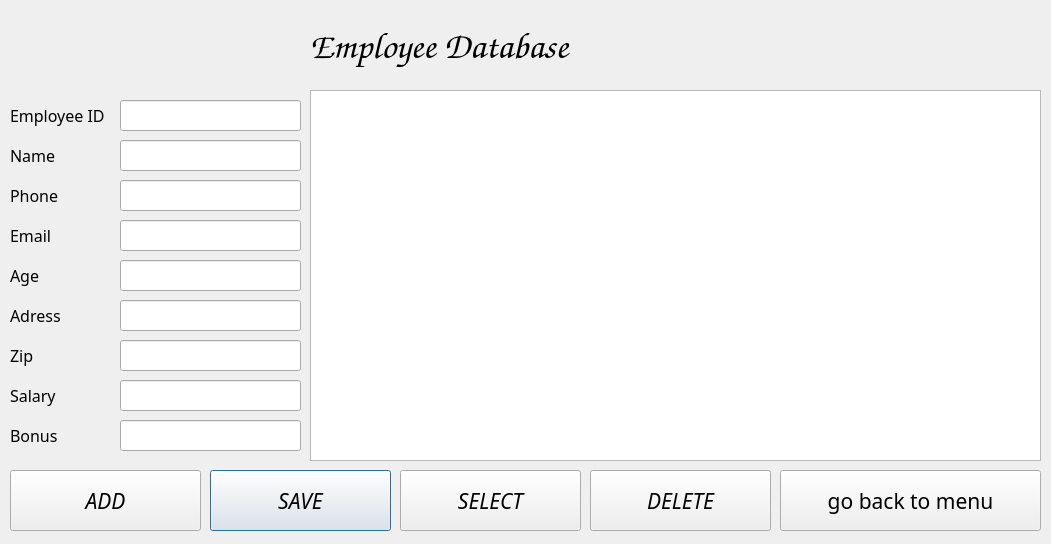
<?xml version="1.0" encoding="UTF-8"?>
<ui version="4.0">
 <class>Dialog</class>
 <widget class="QDialog" name="Dialog">
  <property name="geometry">
   <rect>
    <x>0</x>
    <y>0</y>
    <width>1051</width>
    <height>544</height>
   </rect>
  </property>
  <property name="windowTitle">
   <string>Dialog</string>
  </property>
  <widget class="QPushButton" name="btn_save">
   <property name="geometry">
    <rect>
     <x>210</x>
     <y>470</y>
     <width>181</width>
     <height>61</height>
    </rect>
   </property>
   <property name="font">
    <font>
     <family>Pirate</family>
     <pointsize>16</pointsize>
     <italic>true</italic>
    </font>
   </property>
   <property name="text">
    <string>SAVE</string>
   </property>
  </widget>
  <widget class="QListWidget" name="lw_book">
   <property name="geometry">
    <rect>
     <x>310</x>
     <y>90</y>
     <width>731</width>
     <height>371</height>
    </rect>
   </property>
  </widget>
  <widget class="QPushButton" name="btn_select">
   <property name="geometry">
    <rect>
     <x>400</x>
     <y>470</y>
     <width>181</width>
     <height>61</height>
    </rect>
   </property>
   <property name="font">
    <font>
     <family>Pirate</family>
     <pointsize>16</pointsize>
     <italic>true</italic>
    </font>
   </property>
   <property name="text">
    <string>SELECT</string>
   </property>
  </widget>
  <widget class="QPushButton" name="btn_close">
   <property name="geometry">
    <rect>
     <x>780</x>
     <y>470</y>
     <width>261</width>
     <height>61</height>
    </rect>
   </property>
   <property name="font">
    <font>
     <family>Pirate</family>
     <pointsize>16</pointsize>
    </font>
   </property>
   <property name="text">
    <string>go back to menu</string>
   </property>
  </widget>
  <widget class="QPushButton" name="btn_delete">
   <property name="geometry">
    <rect>
     <x>590</x>
     <y>470</y>
     <width>181</width>
     <height>61</height>
    </rect>
   </property>
   <property name="font">
    <font>
     <family>Pirate</family>
     <pointsize>16</pointsize>
     <italic>true</italic>
    </font>
   </property>
   <property name="text">
    <string>DELETE</string>
   </property>
  </widget>
  <widget class="QPushButton" name="btn_add">
   <property name="geometry">
    <rect>
     <x>10</x>
     <y>470</y>
     <width>191</width>
     <height>61</height>
    </rect>
   </property>
   <property name="font">
    <font>
     <family>Pirate</family>
     <pointsize>16</pointsize>
     <italic>true</italic>
    </font>
   </property>
   <property name="text">
    <string>ADD</string>
   </property>
  </widget>
  <widget class="QLabel" name="label_5">
   <property name="geometry">
    <rect>
     <x>310</x>
     <y>10</y>
     <width>441</width>
     <height>71</height>
    </rect>
   </property>
   <property name="font">
    <font>
     <family>Comic Sans MS</family>
     <pointsize>28</pointsize>
     <weight>75</weight>
     <bold>true</bold>
    </font>
   </property>
   <property name="text">
    <string>Employee Database</string>
   </property>
  </widget>
  <widget class="QLabel" name="lbl_phone">
   <property name="geometry">
    <rect>
     <x>10</x>
     <y>180</y>
     <width>81</width>
     <height>31</height>
    </rect>
   </property>
   <property name="font">
    <font>
     <family>Stephen</family>
     <pointsize>12</pointsize>
    </font>
   </property>
   <property name="text">
    <string>Phone</string>
   </property>
  </widget>
  <widget class="QLineEdit" name="lne_bookingid">
   <property name="geometry">
    <rect>
     <x>120</x>
     <y>100</y>
     <width>181</width>
     <height>31</height>
    </rect>
   </property>
   <property name="readOnly">
    <bool>true</bool>
   </property>
  </widget>
  <widget class="QLabel" name="lbl_date">
   <property name="geometry">
    <rect>
     <x>10</x>
     <y>340</y>
     <width>81</width>
     <height>31</height>
    </rect>
   </property>
   <property name="font">
    <font>
     <family>Stephen</family>
     <pointsize>12</pointsize>
    </font>
   </property>
   <property name="text">
    <string>Zip</string>
   </property>
  </widget>
  <widget class="QLineEdit" name="lne_phone">
   <property name="geometry">
    <rect>
     <x>120</x>
     <y>180</y>
     <width>181</width>
     <height>31</height>
    </rect>
   </property>
  </widget>
  <widget class="QLabel" name="lbl_airline">
   <property name="geometry">
    <rect>
     <x>10</x>
     <y>300</y>
     <width>81</width>
     <height>31</height>
    </rect>
   </property>
   <property name="font">
    <font>
     <family>Stephen</family>
     <pointsize>12</pointsize>
    </font>
   </property>
   <property name="text">
    <string>Adress</string>
   </property>
  </widget>
  <widget class="QLabel" name="lbl_name">
   <property name="geometry">
    <rect>
     <x>10</x>
     <y>140</y>
     <width>81</width>
     <height>31</height>
    </rect>
   </property>
   <property name="font">
    <font>
     <family>Stephen</family>
     <pointsize>12</pointsize>
    </font>
   </property>
   <property name="text">
    <string>Name</string>
   </property>
  </widget>
  <widget class="QLineEdit" name="lne_name">
   <property name="geometry">
    <rect>
     <x>120</x>
     <y>140</y>
     <width>181</width>
     <height>31</height>
    </rect>
   </property>
  </widget>
  <widget class="QLabel" name="lbl_to">
   <property name="geometry">
    <rect>
     <x>10</x>
     <y>260</y>
     <width>81</width>
     <height>31</height>
    </rect>
   </property>
   <property name="font">
    <font>
     <family>Stephen</family>
     <pointsize>12</pointsize>
    </font>
   </property>
   <property name="text">
    <string>Age</string>
   </property>
  </widget>
  <widget class="QLabel" name="lbl_bookingid">
   <property name="geometry">
    <rect>
     <x>10</x>
     <y>100</y>
     <width>101</width>
     <height>31</height>
    </rect>
   </property>
   <property name="font">
    <font>
     <family>Stephen</family>
     <pointsize>12</pointsize>
    </font>
   </property>
   <property name="text">
    <string>Employee ID</string>
   </property>
  </widget>
  <widget class="QLabel" name="lbl_from">
   <property name="geometry">
    <rect>
     <x>10</x>
     <y>220</y>
     <width>81</width>
     <height>31</height>
    </rect>
   </property>
   <property name="font">
    <font>
     <family>Stephen</family>
     <pointsize>12</pointsize>
    </font>
   </property>
   <property name="text">
    <string>Email</string>
   </property>
  </widget>
  <widget class="QLineEdit" name="lne_date">
   <property name="geometry">
    <rect>
     <x>120</x>
     <y>340</y>
     <width>181</width>
     <height>31</height>
    </rect>
   </property>
  </widget>
  <widget class="QLineEdit" name="lne_phone_2">
   <property name="geometry">
    <rect>
     <x>120</x>
     <y>220</y>
     <width>181</width>
     <height>31</height>
    </rect>
   </property>
  </widget>
  <widget class="QLineEdit" name="lne_phone_3">
   <property name="geometry">
    <rect>
     <x>120</x>
     <y>260</y>
     <width>181</width>
     <height>31</height>
    </rect>
   </property>
  </widget>
  <widget class="QLineEdit" name="lne_phone_4">
   <property name="geometry">
    <rect>
     <x>120</x>
     <y>300</y>
     <width>181</width>
     <height>31</height>
    </rect>
   </property>
  </widget>
  <widget class="QLabel" name="lbl_date_2">
   <property name="geometry">
    <rect>
     <x>10</x>
     <y>380</y>
     <width>81</width>
     <height>31</height>
    </rect>
   </property>
   <property name="font">
    <font>
     <family>Stephen</family>
     <pointsize>12</pointsize>
    </font>
   </property>
   <property name="text">
    <string>Salary</string>
   </property>
  </widget>
  <widget class="QLineEdit" name="lne_date_2">
   <property name="geometry">
    <rect>
     <x>120</x>
     <y>380</y>
     <width>181</width>
     <height>31</height>
    </rect>
   </property>
  </widget>
  <widget class="QLabel" name="lbl_date_3">
   <property name="geometry">
    <rect>
     <x>10</x>
     <y>420</y>
     <width>81</width>
     <height>31</height>
    </rect>
   </property>
   <property name="font">
    <font>
     <family>Stephen</family>
     <pointsize>12</pointsize>
    </font>
   </property>
   <property name="text">
    <string>Bonus</string>
   </property>
  </widget>
  <widget class="QLineEdit" name="lne_date_3">
   <property name="geometry">
    <rect>
     <x>120</x>
     <y>420</y>
     <width>181</width>
     <height>31</height>
    </rect>
   </property>
  </widget>
 </widget>
 <resources/>
 <connections/>
</ui>
